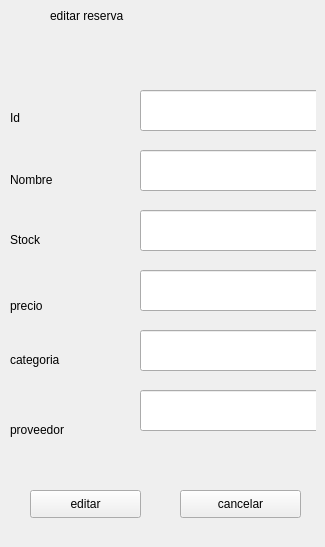
               <widget class="QWidget" name="editarR">
                <widget class="QWidget" name="widget_12" native="true">
                 <property name="geometry">
                  <rect>
                   <x>10</x>
                   <y>0</y>
                   <width>306</width>
                   <height>538</height>
                  </rect>
                 </property>
                 <widget class="QLineEdit" name="lineEdit_56">
                  <property name="geometry">
                   <rect>
                    <x>130</x>
                    <y>90</y>
                    <width>181</width>
                    <height>41</height>
                   </rect>
                  </property>
                 </widget>
                 <widget class="QLineEdit" name="lineEdit_57">
                  <property name="geometry">
                   <rect>
                    <x>130</x>
                    <y>150</y>
                    <width>181</width>
                    <height>41</height>
                   </rect>
                  </property>
                 </widget>
                 <widget class="QLineEdit" name="lineEdit_58">
                  <property name="geometry">
                   <rect>
                    <x>130</x>
                    <y>210</y>
                    <width>181</width>
                    <height>41</height>
                   </rect>
                  </property>
                 </widget>
                 <widget class="QLineEdit" name="lineEdit_59">
                  <property name="geometry">
                   <rect>
                    <x>130</x>
                    <y>270</y>
                    <width>181</width>
                    <height>41</height>
                   </rect>
                  </property>
                 </widget>
                 <widget class="QLineEdit" name="lineEdit_60">
                  <property name="geometry">
                   <rect>
                    <x>130</x>
                    <y>330</y>
                    <width>181</width>
                    <height>41</height>
                   </rect>
                  </property>
                 </widget>
                 <widget class="QLabel" name="label_66">
                  <property name="geometry">
                   <rect>
                    <x>40</x>
                    <y>0</y>
                    <width>241</width>
                    <height>31</height>
                   </rect>
                  </property>
                  <property name="text">
                   <string>editar reserva</string>
                  </property>
                 </widget>
                 <widget class="QLabel" name="label_67">
                  <property name="geometry">
                   <rect>
                    <x>0</x>
                    <y>110</y>
                    <width>55</width>
                    <height>16</height>
                   </rect>
                  </property>
                  <property name="text">
                   <string>Id</string>
                  </property>
                 </widget>
                 <widget class="QLabel" name="label_68">
                  <property name="geometry">
                   <rect>
                    <x>0</x>
                    <y>170</y>
                    <width>91</width>
                    <height>20</height>
                   </rect>
                  </property>
                  <property name="text">
                   <string>Nombre</string>
                  </property>
                 </widget>
                 <widget class="QLabel" name="label_69">
                  <property name="geometry">
                   <rect>
                    <x>0</x>
                    <y>230</y>
                    <width>91</width>
                    <height>20</height>
                   </rect>
                  </property>
                  <property name="text">
                   <string>Stock</string>
                  </property>
                 </widget>
                 <widget class="QLabel" name="label_70">
                  <property name="geometry">
                   <rect>
                    <x>0</x>
                    <y>290</y>
                    <width>91</width>
                    <height>31</height>
                   </rect>
                  </property>
                  <property name="text">
                   <string>precio</string>
                  </property>
                 </widget>
                 <widget class="QLabel" name="label_71">
                  <property name="geometry">
                   <rect>
                    <x>0</x>
                    <y>350</y>
                    <width>101</width>
                    <height>20</height>
                   </rect>
                  </property>
                  <property name="text">
                   <string>categoria</string>
                  </property>
                 </widget>
                 <widget class="QLineEdit" name="lineEdit_61">
                  <property name="geometry">
                   <rect>
                    <x>130</x>
                    <y>390</y>
                    <width>181</width>
                    <height>41</height>
                   </rect>
                  </property>
                 </widget>
                 <widget class="QLabel" name="label_72">
                  <property name="geometry">
                   <rect>
                    <x>0</x>
                    <y>420</y>
                    <width>111</width>
                    <height>20</height>
                   </rect>
                  </property>
                  <property name="text">
                   <string>proveedor</string>
                  </property>
                 </widget>
                 <widget class="QPushButton" name="pushButton_19">
                  <property name="geometry">
                   <rect>
                    <x>20</x>
                    <y>490</y>
                    <width>111</width>
                    <height>28</height>
                   </rect>
                  </property>
                  <property name="text">
                   <string>editar</string>
                  </property>
                  <property name="icon">
                   <iconset>
                    <normaloff>img/editar.png</normaloff>img/editar.png</iconset>
                  </property>
                  <property name="iconSize">
                   <size>
                    <width>28</width>
                    <height>28</height>
                   </size>
                  </property>
                 </widget>
                 <widget class="QPushButton" name="pushButton_20">
                  <property name="geometry">
                   <rect>
                    <x>170</x>
                    <y>490</y>
                    <width>121</width>
                    <height>28</height>
                   </rect>
                  </property>
                  <property name="text">
                   <string>cancelar</string>
                  </property>
                  <property name="icon">
                   <iconset>
                    <normaloff>img/cancelar.png</normaloff>img/cancelar.png</iconset>
                  </property>
                  <property name="iconSize">
                   <size>
                    <width>28</width>
                    <height>28</height>
                   </size>
                  </property>
                 </widget>
                </widget>
               </widget>
